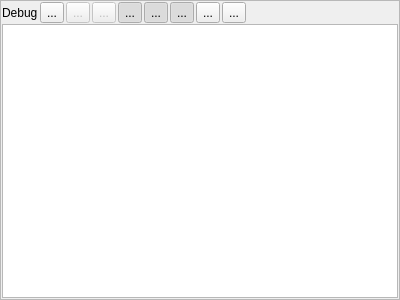
<?xml version="1.0" encoding="UTF-8"?>
<ui version="4.0">
 <class>MessageLogViewer</class>
 <widget class="QFrame" name="MessageLogViewer">
  <property name="geometry">
   <rect>
    <x>0</x>
    <y>0</y>
    <width>400</width>
    <height>300</height>
   </rect>
  </property>
  <property name="windowTitle">
   <string>Frame</string>
  </property>
  <property name="frameShape">
   <enum>QFrame::StyledPanel</enum>
  </property>
  <property name="frameShadow">
   <enum>QFrame::Raised</enum>
  </property>
  <layout class="QVBoxLayout" name="verticalLayout">
   <property name="spacing">
    <number>1</number>
   </property>
   <property name="leftMargin">
    <number>1</number>
   </property>
   <property name="topMargin">
    <number>1</number>
   </property>
   <property name="rightMargin">
    <number>1</number>
   </property>
   <property name="bottomMargin">
    <number>1</number>
   </property>
   <item>
    <layout class="QHBoxLayout" name="horizontalLayout">
     <property name="spacing">
      <number>2</number>
     </property>
     <property name="sizeConstraint">
      <enum>QLayout::SetDefaultConstraint</enum>
     </property>
     <item>
      <widget class="QLabel" name="label">
       <property name="text">
        <string>Debug</string>
       </property>
      </widget>
     </item>
     <item>
      <widget class="QToolButton" name="clearToolButton">
       <property name="toolTip">
        <string>Clear</string>
       </property>
       <property name="text">
        <string>...</string>
       </property>
       <property name="icon">
        <iconset theme="edit-clear"/>
       </property>
      </widget>
     </item>
     <item>
      <widget class="QToolButton" name="previousToolButton">
       <property name="enabled">
        <bool>false</bool>
       </property>
       <property name="toolTip">
        <string>Previous item</string>
       </property>
       <property name="text">
        <string>...</string>
       </property>
       <property name="icon">
        <iconset theme="go-previous"/>
       </property>
      </widget>
     </item>
     <item>
      <widget class="QToolButton" name="nextToolButton">
       <property name="enabled">
        <bool>false</bool>
       </property>
       <property name="toolTip">
        <string>Next item</string>
       </property>
       <property name="text">
        <string>...</string>
       </property>
       <property name="icon">
        <iconset theme="go-next"/>
       </property>
      </widget>
     </item>
     <item>
      <widget class="QToolButton" name="infoToolButton">
       <property name="toolTip">
        <string>Show info messages</string>
       </property>
       <property name="text">
        <string>...</string>
       </property>
       <property name="icon">
        <iconset theme="dialog-information"/>
       </property>
       <property name="checkable">
        <bool>true</bool>
       </property>
       <property name="checked">
        <bool>true</bool>
       </property>
      </widget>
     </item>
     <item>
      <widget class="QToolButton" name="warningToolButton">
       <property name="toolTip">
        <string>Show warning messages</string>
       </property>
       <property name="text">
        <string>...</string>
       </property>
       <property name="icon">
        <iconset theme="dialog-warning"/>
       </property>
       <property name="checkable">
        <bool>true</bool>
       </property>
       <property name="checked">
        <bool>true</bool>
       </property>
      </widget>
     </item>
     <item>
      <widget class="QToolButton" name="errorToolButton">
       <property name="toolTip">
        <string>Show error messages</string>
       </property>
       <property name="text">
        <string>...</string>
       </property>
       <property name="icon">
        <iconset theme="dialog-error"/>
       </property>
       <property name="checkable">
        <bool>true</bool>
       </property>
       <property name="checked">
        <bool>true</bool>
       </property>
      </widget>
     </item>
     <item>
      <widget class="QToolButton" name="configToolButton">
       <property name="toolTip">
        <string>Filter by categories</string>
       </property>
       <property name="text">
        <string>...</string>
       </property>
       <property name="icon">
        <iconset theme="preferences-system"/>
       </property>
       <property name="popupMode">
        <enum>QToolButton::InstantPopup</enum>
       </property>
       <property name="arrowType">
        <enum>Qt::NoArrow</enum>
       </property>
      </widget>
     </item>
     <item>
      <widget class="QToolButton" name="saveAsToolButton">
       <property name="toolTip">
        <string>Save messages as file...</string>
       </property>
       <property name="text">
        <string>...</string>
       </property>
       <property name="icon">
        <iconset theme="document-save-as"/>
       </property>
      </widget>
     </item>
     <item>
      <spacer name="horizontalSpacer">
       <property name="orientation">
        <enum>Qt::Horizontal</enum>
       </property>
       <property name="sizeHint" stdset="0">
        <size>
         <width>40</width>
         <height>20</height>
        </size>
       </property>
      </spacer>
     </item>
    </layout>
   </item>
   <item>
    <widget class="QTableView" name="tableView"/>
   </item>
  </layout>
 </widget>
 <resources/>
 <connections/>
</ui>
